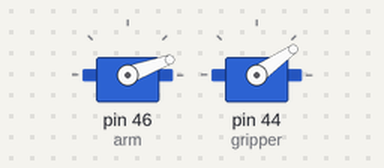
Bench run of a sketch on a simulated Arduino Mega 2560, built with avr-gcc and run on an emulated ATmega2560. On the bench: 2 × servo.

Above: at 0.1 s.
At 3.1 s:
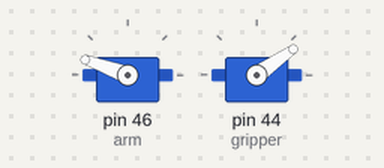
At 6.0 s:
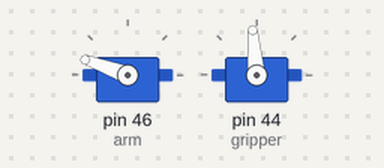
At 9.1 s:
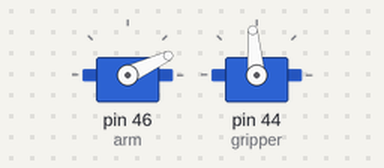
Timing chart, 0 to 10.6 s (numbered marks = the images above):
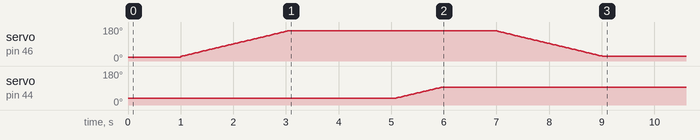

The sketch:

sketch_aug30a.ino
```cpp
#include <Servo.h>
Servo arm;
Servo gripper;


String inString = "";
int pos;

void setup() {
  // put your setup code here, to run once:
  Serial.begin(9600);
  arm.attach(46);
  gripper.attach(44);


  arm.write(20);
  gripper.write(35);
}

void loop() {//low 165   upper 20
  //gripper low 100........ high 35
  delay(1000);
 armDown();
 delay(2000);
 gripOn();
 delay(1000);
 armUp();
 delay(1000000);


}


void armDown() {

  for (pos = 25; pos <= 160; pos += 1) { // goes from 0 degrees to 180 degrees
    // in steps of 1 degree
    arm.write(pos);              // tell servo to go to position in variable 'pos'
    delay(15);                       // waits 15ms for the servo to reach the position
  }

}


void armUp() {

  for (pos = 160; pos >= 25; pos -= 1) { // goes from 0 degrees to 180 degrees
    // in steps of 1 degree
    arm.write(pos);              // tell servo to go to position in variable 'pos'
    delay(15);                       // waits 15ms for the servo to reach the position
  }

}


void gripOn() {

  for (pos = 35; pos <= 95; pos += 1) { // goes from 0 degrees to 180 degrees
    // in steps of 1 degree
    gripper.write(pos);              // tell servo to go to position in variable 'pos'
    delay(15);                       // waits 15ms for the servo to reach the position
  }

}


void gripOff() {

  for (pos = 80; pos >= 35; pos -= 1) { // goes from 0 degrees to 180 degrees
    // in steps of 1 degree
    gripper.write(pos);              // tell servo to go to position in variable 'pos'
    delay(15);                       // waits 15ms for the servo to reach the position
  }

}
```

Measured:
- by itself, servo on pin 46 (arm): rises from 20° to 160° in 2.1 s, then falls to 25° in 6.0 s
- by itself, servo on pin 44 (gripper): moves from 35° to 95° over 0.90 s
